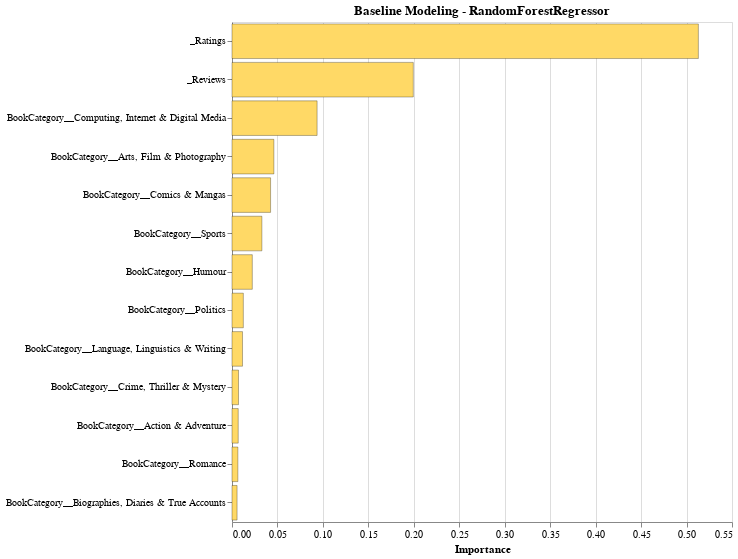

Notebook code cell kept with this figure:
### Code cell
# Step2 : Modeling
Targets=['Price']
FeatureList= [x for x in Modelready_df.columns if x not in Targets]
models,test_data,test_target = CreateML_Model(Modelready_df,Targets[0],FeatureList)

# Feature Importance based on the Models 
Title='Baseline Modeling - RandomForestRegressor'
Model=models['RandomForestRegressor']
PlotFeatureImporance(Model,Title)

### Figure 1 — Vega-Lite specification as saved in the notebook (floating-point values rounded to 4 significant figures)
{"config": {"view": {"continuousWidth": 300, "continuousHeight": 300}, "axisY": {"title": null}, "mark": {"stroke": "black", "strokeWidth": 0.3}}, "data": {"name": "data-9d857d602be4c30146b6938f34d0c704"}, "mark": {"type": "bar"}, "encoding": {"color": {"value": "#ffd966"}, "tooltip": [{"field": "Feature", "type": "nominal"}, {"field": "Importance", "type": "quantitative"}], "x": {"field": "Importance", "type": "quantitative"}, "y": {"axis": {"labelLimit": 800}, "field": "Feature", "sort": "-x", "type": "nominal"}}, "height": 500, "title": "Baseline Modeling - RandomForestRegressor", "width": 500, "$schema": "https://vega.github.io/schema/vega-lite/v5.15.1.json", "datasets": {"data-9d857d602be4c30146b6938f34d0c704": [{"Feature": "_Reviews", "Importance": 0.1994}, {"Feature": "_Ratings", "Importance": 0.513}, {"Feature": "BookCategory__Action & Adventure", "Importance": 0.00686}, {"Feature": "BookCategory__Arts, Film & Photography", "Importance": 0.04607}, {"Feature": "BookCategory__Biographies, Diaries & True Accounts", "Importance": 0.005594}, {"Feature": "BookCategory__Comics & Mangas", "Importance": 0.04245}, {"Feature": "BookCategory__Computing, Internet & Digital Media", "Importance": 0.09364}, {"Feature": "BookCategory__Crime, Thriller & Mystery", "Importance": 0.007156}, {"Feature": "BookCategory__Humour", "Importance": 0.02235}, {"Feature": "BookCategory__Language, Linguistics & Writing", "Importance": 0.01158}, {"Feature": "BookCategory__Politics", "Importance": 0.01249}, {"Feature": "BookCategory__Romance", "Importance": 0.006471}, {"Feature": "BookCategory__Sports", "Importance": 0.03288}]}}
